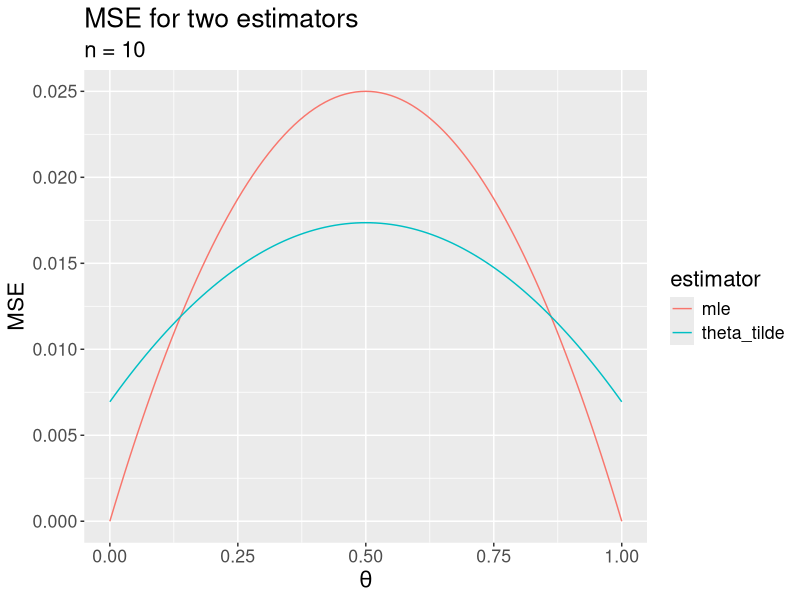
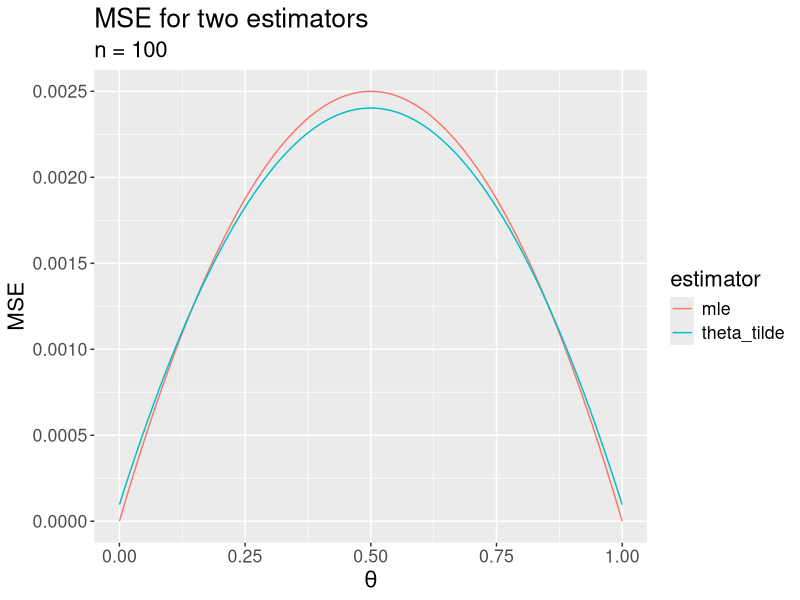

Write the R code that produced these figures, in order.
## ---- chunk 1
library(tidyverse)
n <- 10
theta_vec <- seq(0, 1, 0.01)

mle_mse <- theta_vec * (1-theta_vec)/n
w <- n/(n+2)
theta_tilde_mse  <- w^2 * theta_vec * (1-theta_vec)/n + ((1-w)*(0.5-theta_vec))^2
data.frame(theta = theta_vec, mle = mle_mse, theta_tilde = theta_tilde_mse) |>
  pivot_longer(cols = 2:3, names_to = "estimator", values_to = "MSE") |>
  ggplot(aes(x = theta, y = MSE, col = estimator)) + 
  geom_line() +
  labs(title = "MSE for two estimators", subtitle = paste0("n = ", n), x = expression(theta))+
  theme(text = element_text(size = 16))
## ---- chunk 2
n <- 100
w <- n/(n+2)
mle_mse <- theta_vec * (1-theta_vec)/n
theta_tilde_mse  <- w^2 * theta_vec * (1-theta_vec)/n + ((1-w)*(0.5-theta_vec))^2
data.frame(theta = theta_vec, mle = mle_mse, theta_tilde = theta_tilde_mse) |>
  pivot_longer(cols = 2:3, names_to = "estimator", values_to = "MSE") |>
  ggplot(aes(x = theta, y = MSE, col = estimator)) + 
  geom_line() +
  labs(title = "MSE for two estimators", subtitle = paste0("n = ", n), x = expression(theta)) +
  theme(text = element_text(size = 16))
